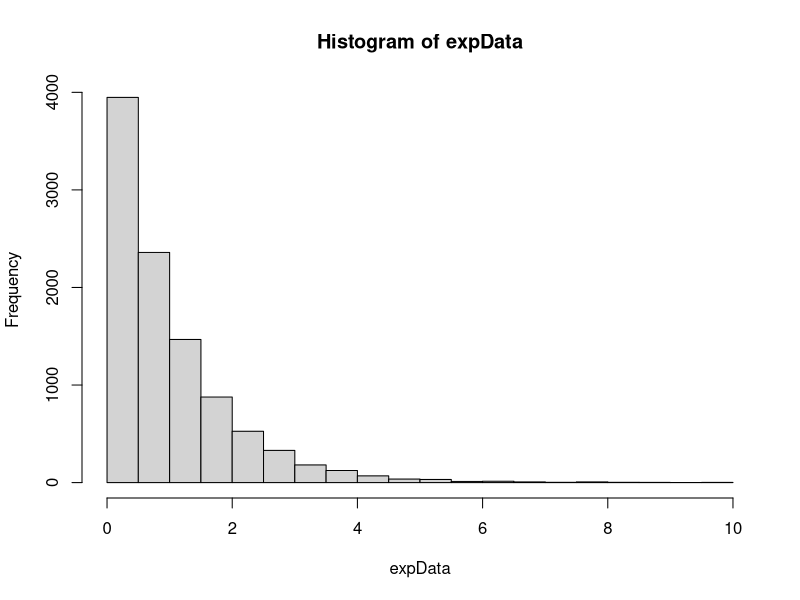
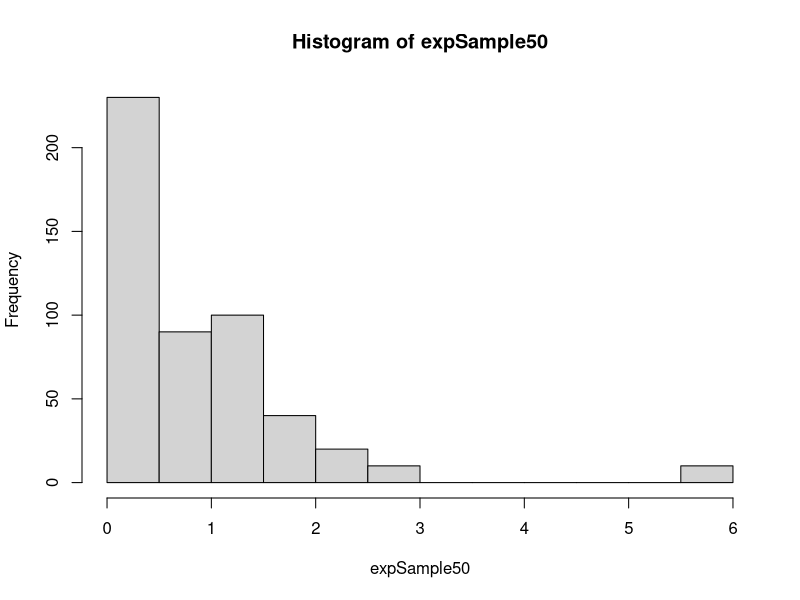
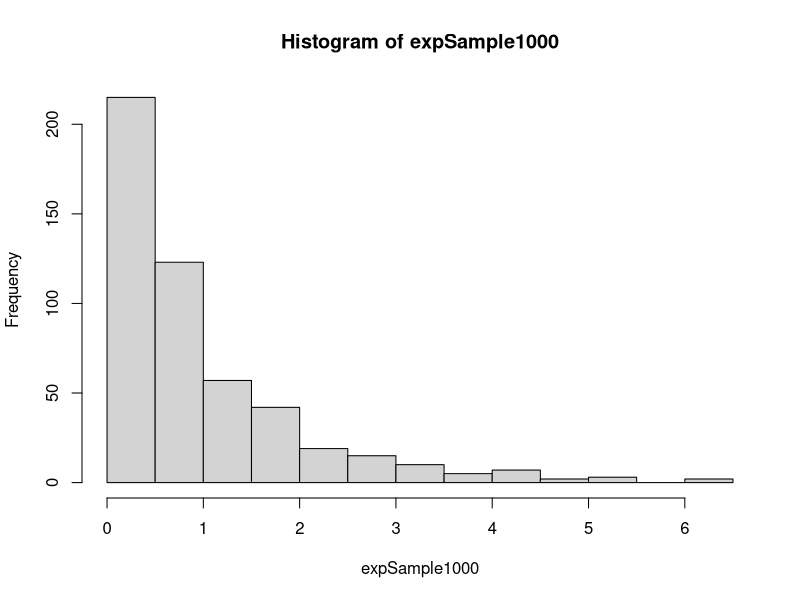

Write R code to recreate these figures, in order.
## ---- chunk 1
    sampleVector <- runif(1000,0,2)
    mean(sampleVector)
    sd(sampleVector)^2
## ---- chunk 2
expData <- rexp(10000, 1)
hist(expData)
## ---- chunk 3
expSample50 <- c() 
rep500 <- rep(rexp(50, 1), 500)
for (i in 1:500) {
  expSample50[i] <- mean(rep500[i])
}
hist(expSample50)
## ---- chunk 4
expSample1000 <- c()
rep500 <- rep(rexp(1000, 1), 500)
for (i in 1:500) {
  expSample1000[i] <- mean(rep500[i])
}
hist(expSample1000)
## ---- chunk 5
mean(expData)
sd(expData)
mean(expSample50)
sd(expSample50)
mean(expSample1000)
sd(expSample1000)
